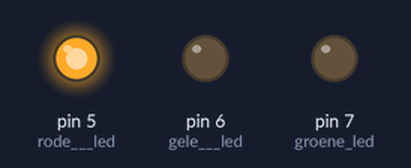
Bench run of a sketch on a simulated Arduino Uno, built with avr-gcc and run on an emulated ATmega328P. On the bench: output pins drawn as LEDs (lit = HIGH). What the sketch prints to the serial monitor is not drawn.

Above: at 0.15 s.
At 0.75 s:
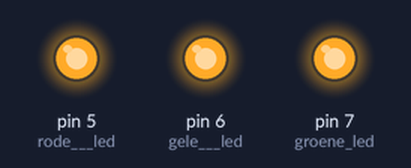
At 1.05 s:
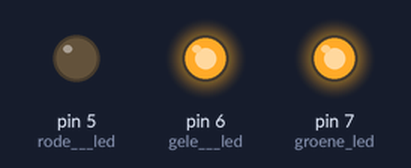
At 1.35 s:
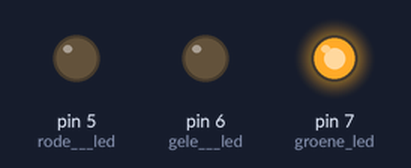
At 2.25 s:
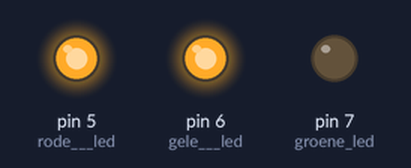
At 3.45 s:
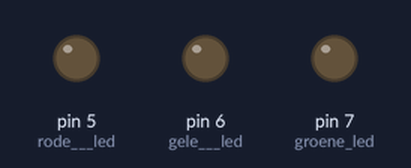
Timing chart, 0 to 4.1 s (numbered marks = the images above):
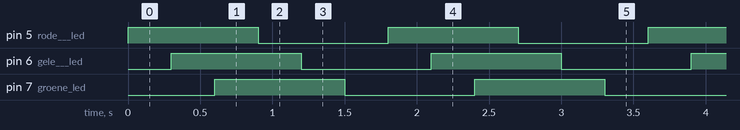

The sketch:

les_3_p35_led_test.ino
```cpp
void setup() {
  pinMode(5, OUTPUT);         // rode   led
  pinMode(6, OUTPUT);         // gele   led
  pinMode(7, OUTPUT);         // groene led

  // start serial
  Serial.begin(115200);
  Serial.println("Hallo arduino wereld.");
}

int Toestand = 0;

void loop() {

  digitalWrite(5, 1);  // rood
  delay(300);

  digitalWrite(6, 1);  // geel
  delay(300);

  digitalWrite(7, 1);  // groen
  delay(300);

  digitalWrite(5, 0);  // rood
  delay(300);

  digitalWrite(6, 0);  // geel
  delay(300);

  digitalWrite(7, 0);  // groen
  delay(300);

}
```

Measured:
- by itself, pin 5 (rode___led), pin 6 (gele___led), pin 7 (groene_led): alternates HIGH for 0.90 s and LOW for 0.90 s
- by itself, everything shown: repeats every 1.8 s, in 6 steps
